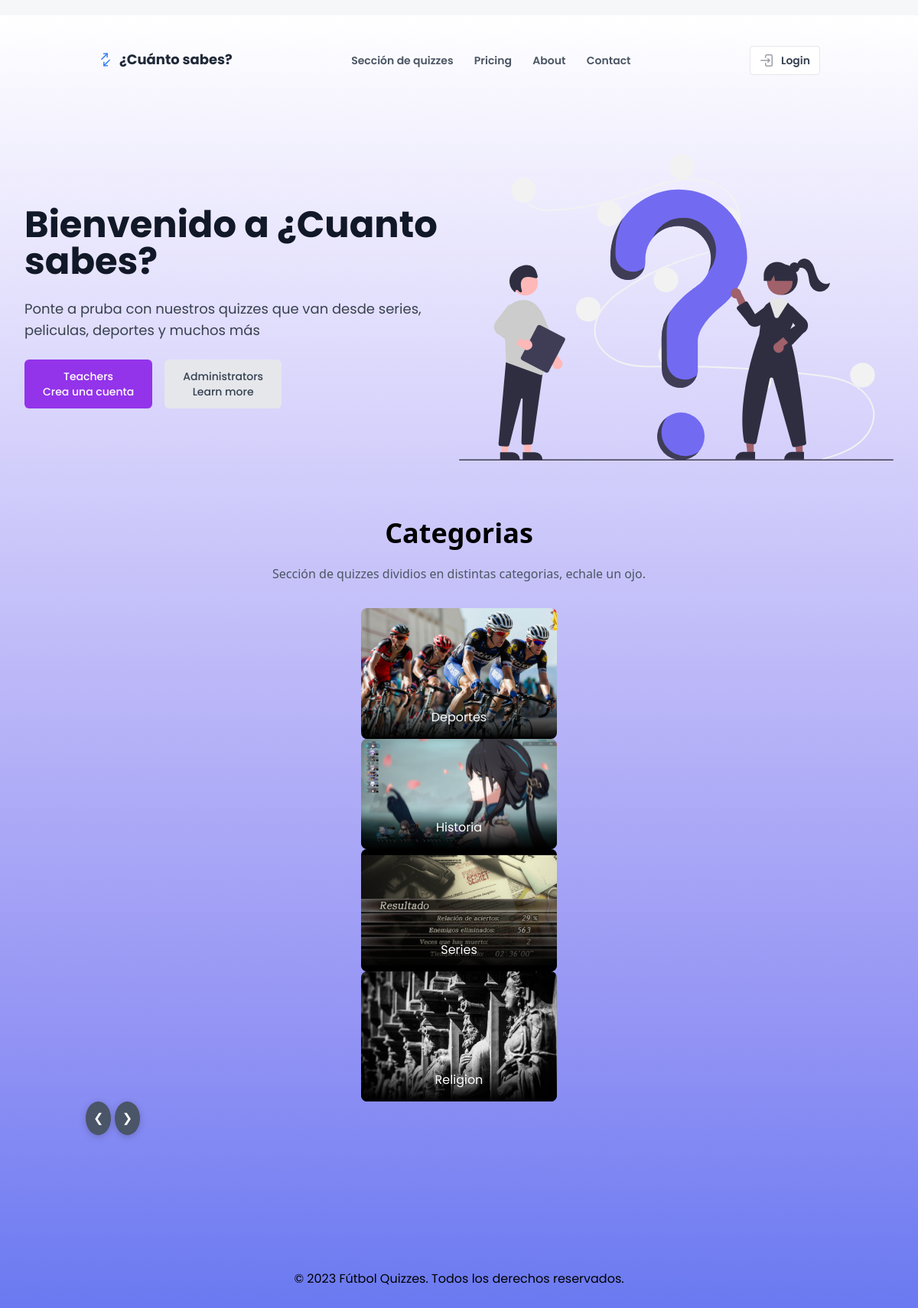
The page / on the database its author committed.
### preguntas/models.py (models this page shows, shortened)
class Section(models.Model):
    nombre = models.CharField(max_length=100, verbose_name="Nombre de la seccion", blank=True, null=True)
    descrpcion = models.TextField(max_length=400, verbose_name="Descripcion de la seccion", blank=True, null=True)
    image = models.ImageField(upload_to='section-image/', null=True, blank=True)
    icono = models.CharField(max_length=10, verbose_name="icono", blank=True, null=True)

### preguntas/views.py (the view)
# urls.py: path('', views.home_view, name='home'),
def home_view(request):
    categories = Category.objects.all()
    section = Section.objects.all()
    return render(request, 'paginas/home.html', {'categories': categories, 'section': section})

### preguntas/templates/paginas/home.html (shortened to what this page needs)
{% extends 'bases/base.html' %}
{% load static %}
{% block contenido %}
<link rel="stylesheet" href="{% static 'css/home.css' %}">
<link rel="stylesheet" href="{% static 'css/carousel.css' %}">
{% include 'bloques/hero.html' %}
<div class="flex flex-col">
  <main class="flex-1">
    <section class="py-12 px-4 md:px-6" >
      <div class="container mx-auto  p-6 relative">
        <div class="container mx-auto text-center">
          <h2
            class="block antialiased tracking-normal font-sans text-4xl font-semibold leading-[1.3] text-blue-gray-900 mb-4">
            Categorias</h2>
          <p class="block antialiased font-sans text-base leading-relaxed text-inherit mb-8 font-normal !text-gray-600">
            Sección de quizzes dividios en distintas categorias, echale un ojo.</p>
        </div>
        <div class="glider-contain">
          <div class="glider">
            {% for seccion in section %}
            <div class="flex justify-center grid-cols-2">
              {% include 'bloques/sectionC.html' %}
            </div>
            {% endfor %}
          </div>
          <button class="glider-prev">❮</button>
          <button class="glider-next">❯</button>
        </div>
      </div>
    </section>
  </main>
</div>
{% endblock %}

### preguntas/templates/bloques/sectionC.html
<div class="carousel-item flex-none w-64 relative group">
    <a href="{% url 'categorias' seccion.id %}">
        <img src="{{ seccion.image.url }}" alt="{{ seccion.nombre }}" class="transition-transform duration-500 group-hover:scale-105 rounded-lg object-fit h-full w-full">
        <div class="transition-transform duration-500 group-hover:scale-105 absolute bottom-0 left-0 right-0 bg-gradient-to-t from-black to-transparent p-4 rounded-b-lg transition-opacity duration-500 group-hover:opacity-75">
            <p class="text-white text-center">{{ seccion.nombre }}</p>
        </div>
    </a>
</div>

### preguntas/static/css/home.css (style rules this page uses)
.glider-prev, .glider-next { background-color: #4a5568; color: #fff; padding: 10px; border-radius: 50%; box-shadow: 0 2px 10px rgba(0, 0, 0, 0.2); transition: background-color 0.3s ease, transform 0.3s ease; }
html { background: #f5f7f8; font-family: system-ui; -webkit-font-smoothing: antialiased; padding: 20px 0; }

### preguntas/static/css/carousel.css (style rules this page uses)
.glider-prev, .glider-next { background-color: #4a5568; color: #fff; padding: 10px; border-radius: 50%; box-shadow: 0 2px 10px rgba(0, 0, 0, 0.2); transition: background-color 0.3s ease, transform 0.3s ease; }

### preguntas/templates/bases/base.html (style rules this page uses)
body { background-image: linear-gradient(to top, #6073f0, #9293f4, #bab6f8, #dedafc, #ffffff) !important; box-sizing: border-box; font-family: 'Poppins', sans-serif; }

### rows shown on the page
Section: image (picture), nombre "Deportes"
Section: image (picture), nombre "Historia"
Section: image (picture), nombre "Series"
Section: image (picture), nombre "Religion"
